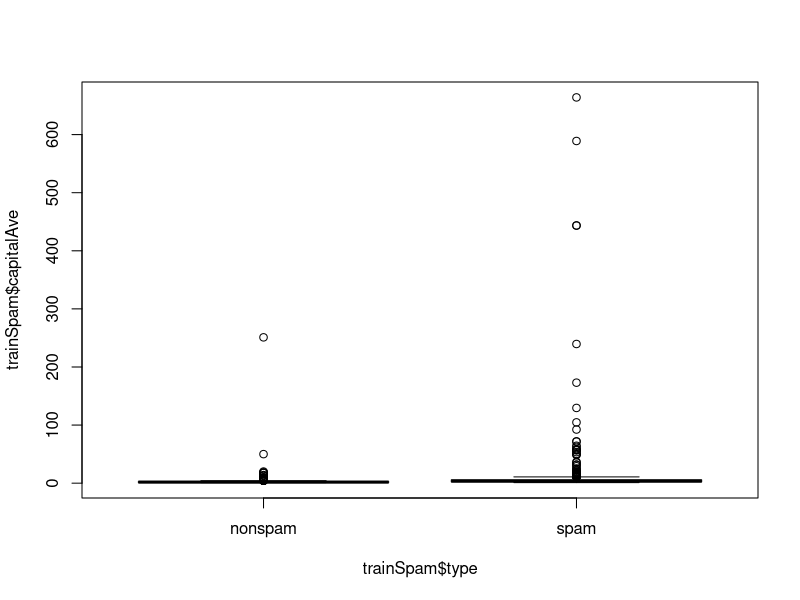
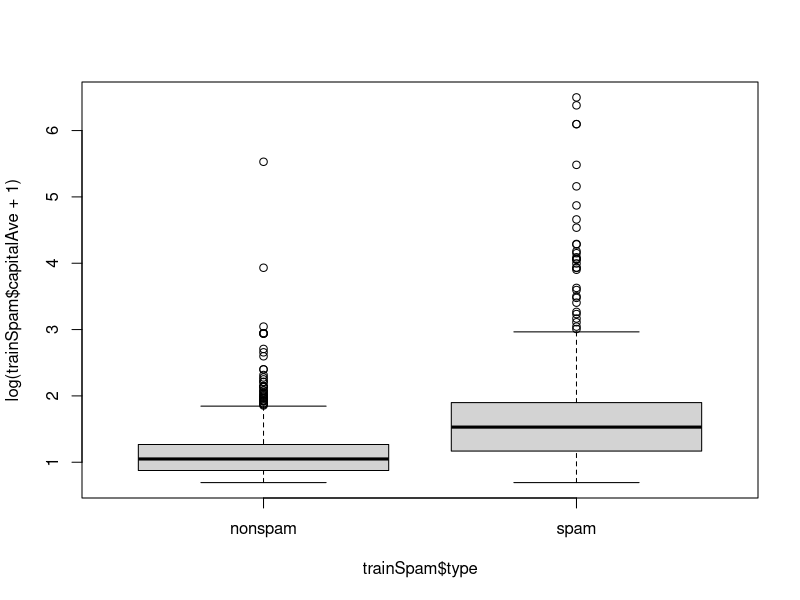
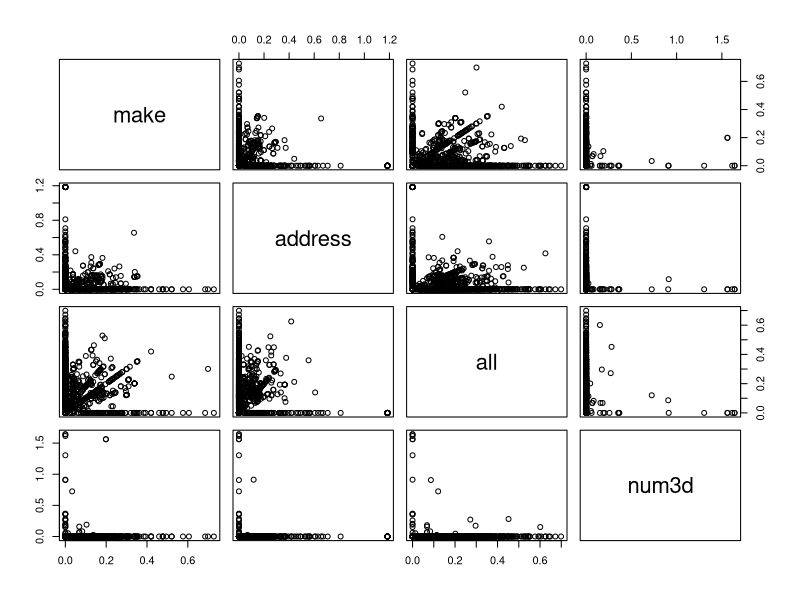
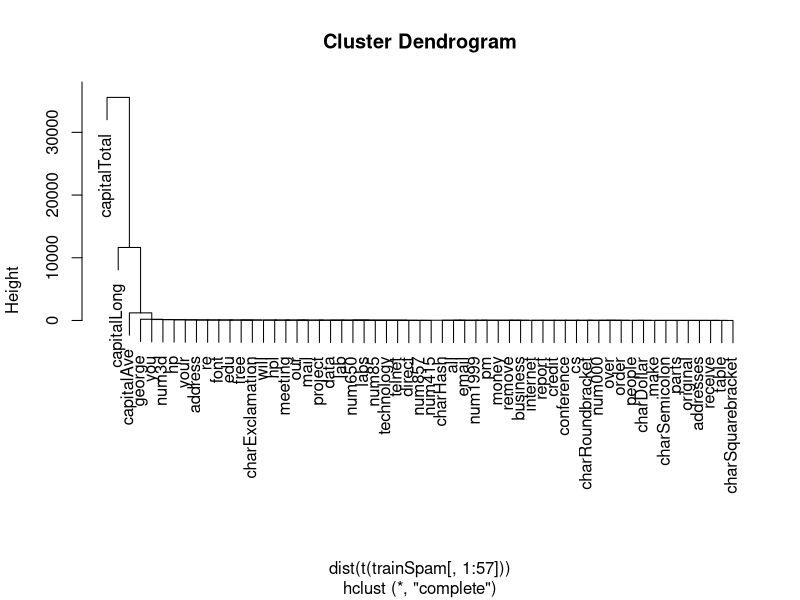
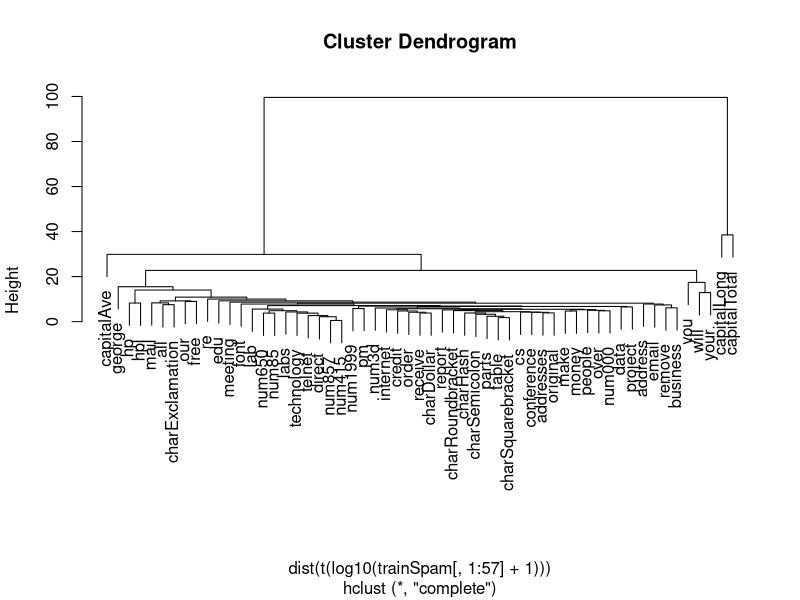

Source code (R) for these figures, in order:
install.packages('kernlab')
library(kernlab)
data(spam) # UCI spambase data

## subsampling
set.seed(3435)
trainIndicator = rbinom(4601, size = 1, prob = 0.5)
table(trainIndicator)
trainSpam = spam[trainIndicator == 1,]
testSpam = spam[trainIndicator == 0,]

## Exploratory Data Analysis
names(trainSpam)
head(trainSpam)
table(trainSpam$type)
#nonspam    spam 
#1381     906 

plot(trainSpam$capitalAve~trainSpam$type)# data highly skewed
plot(log(trainSpam$capitalAve+1)~trainSpam$type)# spams if more cpaitalAve
plot(log10(trainSpam[,1:4]+1))# some are not correlated
hCluster = hclust(dist(t(trainSpam[,1:57])))
plot(hCluster)
hClusterUpdated = hclust(dist(t(log10(trainSpam[,1:57]+1))))
plot(hClusterUpdated) #dendrogram of cluster features

## Statistical Prediction/Modeling
trainSpam$numType = as.numeric(trainSpam$type)-1
costFunction = function(x,y) sum(x !=(y>0.5))
cvError=rep(NA,55)
library(boot)
for (i in 1:55){
  lmFormula = reformulate(names(trainSpam)[i],response="numType")
  glmFit = glm(lmFormula, family = "binomial", data=trainSpam)
  cvError[i] = cv.glm(trainSpam,glmFit, costFunction,2)$delta[2]
}
## Which predictor has minimum cross-validated error?
names(trainSpam)[which.min(cvError)] #[1] "charDollar"

## Use the best model from the group
predictionModel=glm(numType ~ charDollar, family="binomial",data=trainSpam)

## get predictions on the test set
predictionTest=predict(predictionModel , testSpam)
predictedSpam = rep("nonspam", dim(testSpam)[1])

## classify as spam for those with prob > 0.5 (cut-off)
predictedSpam[predictionModel$fitted > 0.5] = "spam"

## classification table
table(predictedSpam, testSpam$type)
# predictedSpam nonspam spam
# nonspam    1346  458
# spam         61  449

## error rate
(61 + 458)/(1346 + 458 +61 +449) # 0.2242869

## Interpret model
# fraction of characters with dollar signs can be used
# to predict if an email is Spam
# > 6.6% dollar signs is classified as Spam
# test set error rate 22.4% and ~78% test set accuracy
